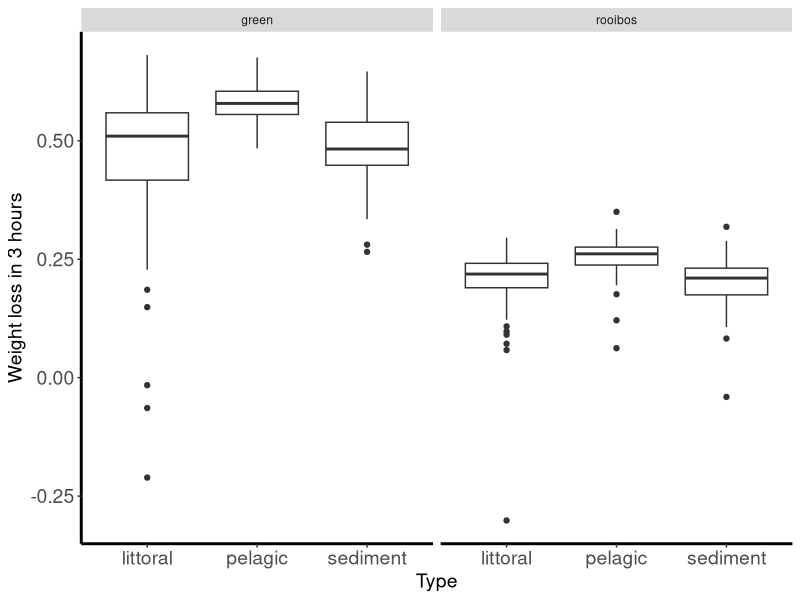

This figure's R source: (Note: this script raises an error after producing the figure.)
#Calculating leaching fraction TBI aquatic


###
library(ggplot2)
library(dplyr)

### Read excel data
TBI_correction=read.table("TBI_data_correction.csv", header=T, sep=";",row.names = 1)
### Create numeric vectors
TBI_correction$Start_weight=as.numeric(as.character(TBI_correction$Start_weight))
TBI_correction$End_weight=as.numeric(as.character(TBI_correction$End_weight))
### Correct dataset on missing values
TBI_correction<-na.omit(TBI_correction)
### Calculate difference in weight, wash out
Dif_W= TBI_correction$Start_weight - TBI_correction$End_weight

TBI_correction=cbind(TBI_correction,Dif_W)

#plot weight loss per position (type) for green and rooibos
myplot<-qplot(Type,Dif_W, data=TBI_correction, geom="boxplot", xlab="Type", ylab="Weight loss in 3 hours")+facet_wrap(~Tea)

mytheme <- theme(axis.line = element_line(size = 1.0, colour = "black"), 
                 axis.text=element_text(size=14), axis.title = element_text(size = 14), panel.background = element_rect(fill = "white"))
print(myplot + mytheme) 

#Fraction of start weigth lost in 3 hours submersion (initial leaching)
Per_W=TBI_correction$Dif_W/TBI_correction$Start_weight
TBI_correction=cbind(TBI_correction, Per_W)

aggregate(Per_W~type+Tea, TBI_correction, mean)